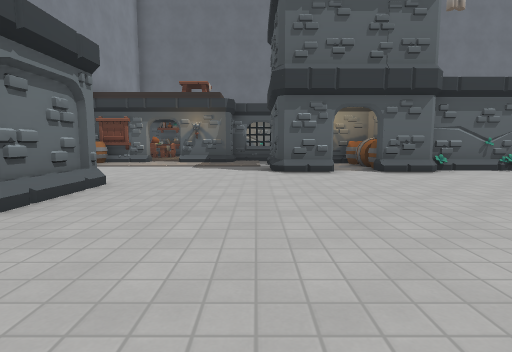
View 1 (above)

23 first-person views from a walk through a level from a Godot 3-D game. The camera is 1.2 m above the floor, tilts 6° down and sees 80° across. The floor is counted in squares, 2 m on a side. Each view is taken from the middle of a square. On the plan, view 1 faces up. The plan holds only what a view shows up to about 9 squares ahead; the rest is blank. Some surface patterns are stand-ins.

View 2
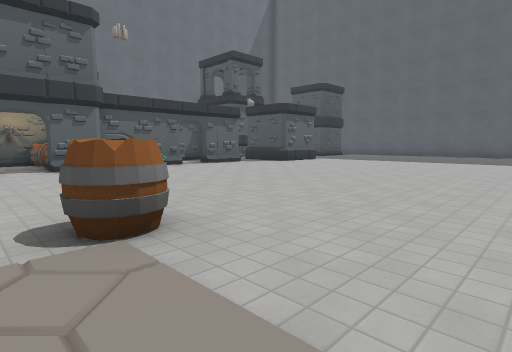

View 3
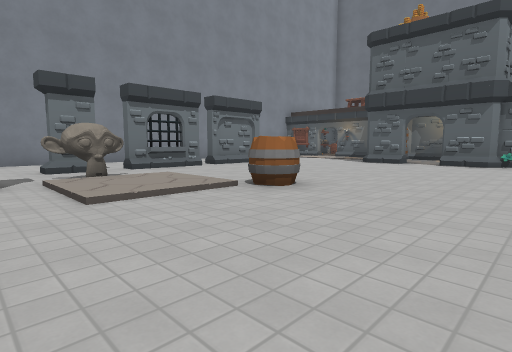

View 4
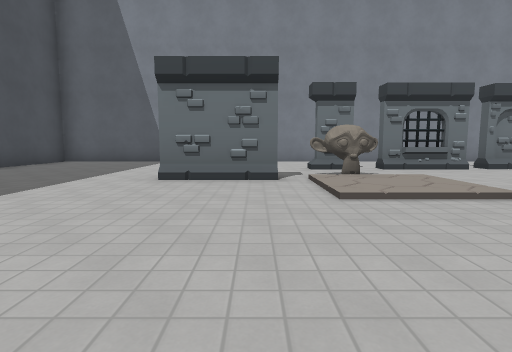

View 5
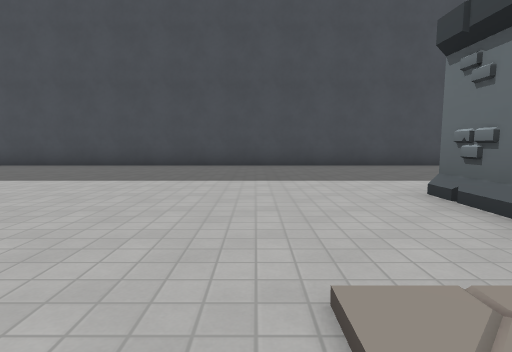

View 6
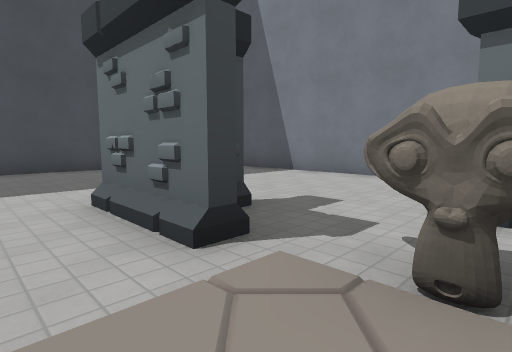

View 7
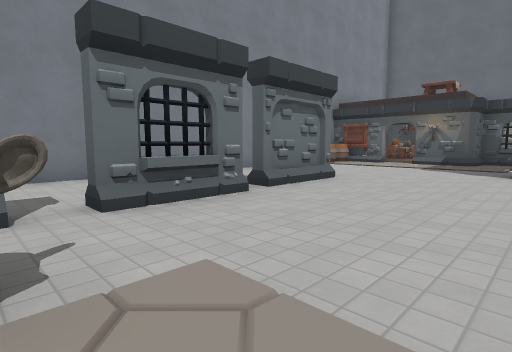

View 8
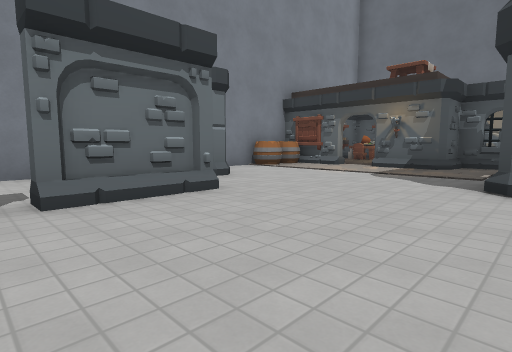

View 9
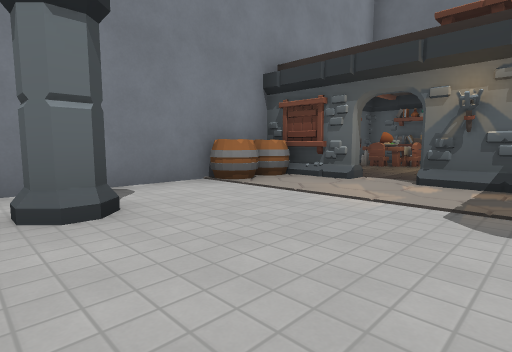

View 10
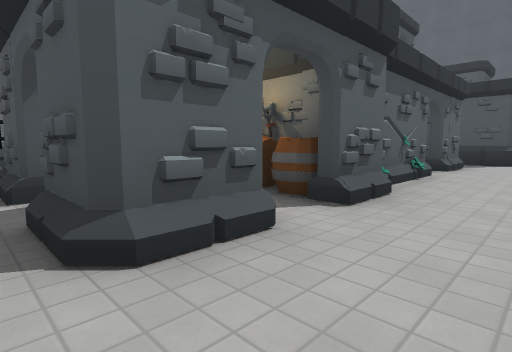

View 11
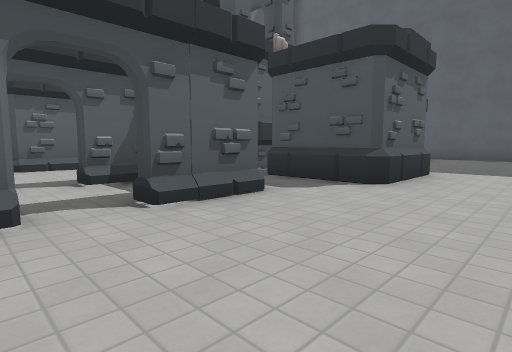

View 12
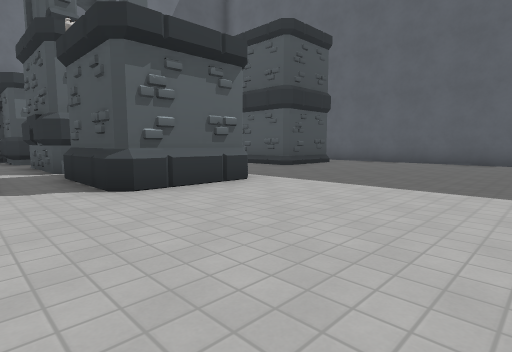

View 13
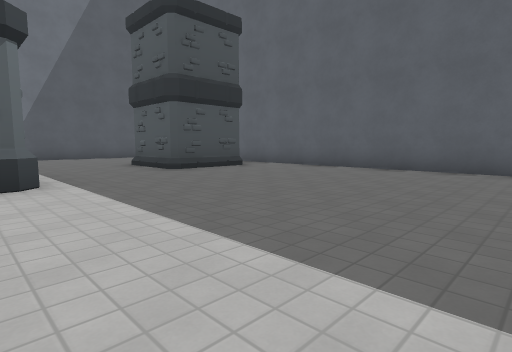

View 14
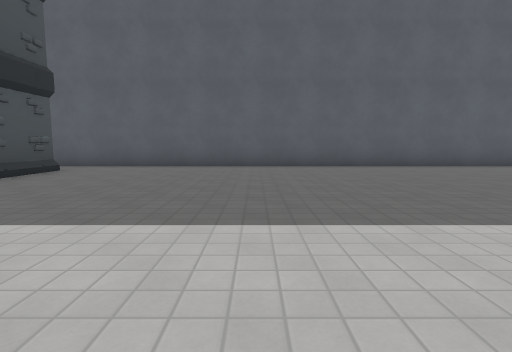

View 15
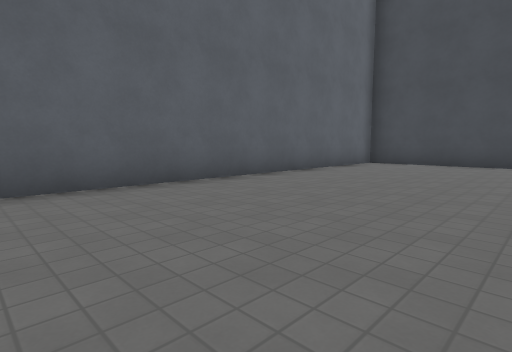

View 16
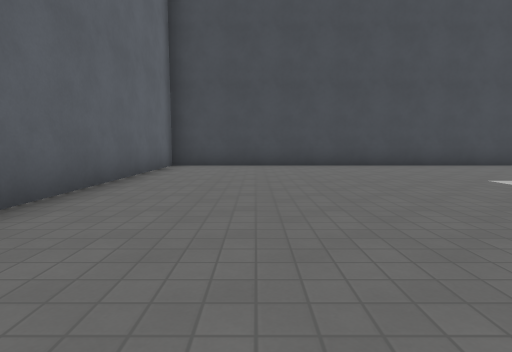

View 17
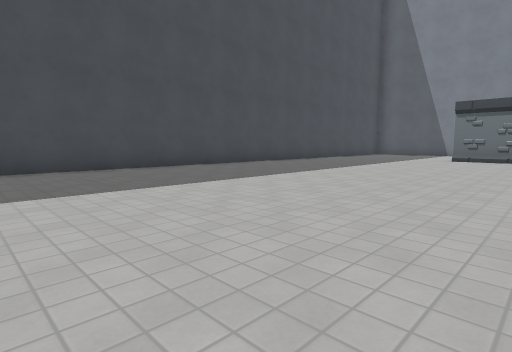

View 18
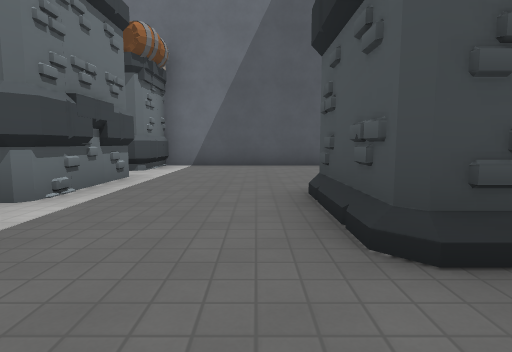

View 19
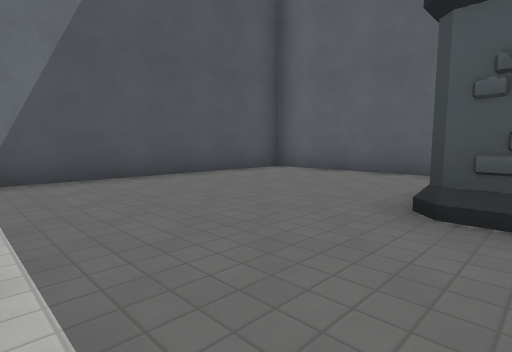

View 20
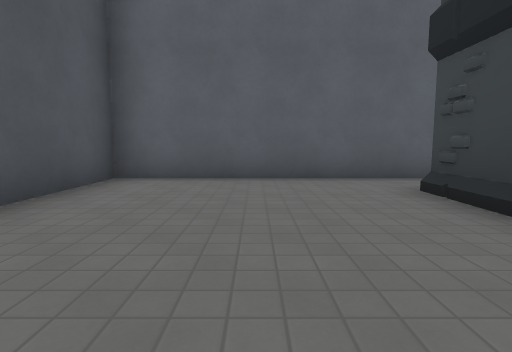

View 21
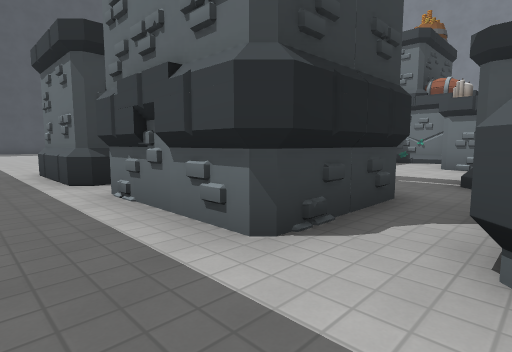

View 22
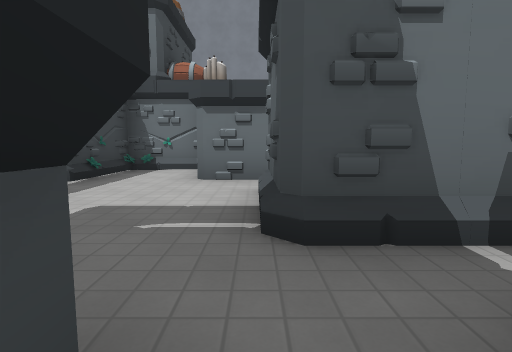

View 23
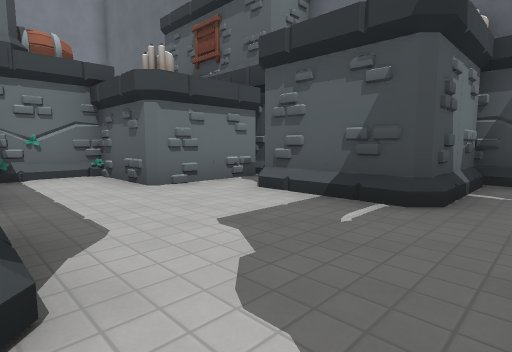

### Floor plan
Points are (right, up) in squares from view 1. A wall is a line through its corners. A room is listed if a view was taken in it or the views show most of it. See-through windows are left out.
Room 1 (views 1, 2, 3, 4, 5, 6, 7, 8, 9, 10, 11, 12, 13, 14, 15, 16, 17, 18, 19, 20, 21, 22)
walls: (5.8, 6.6) (4.6, 6.9); (6.4, 6.8) (3.8, 6.8); (10.7, 5.7) (10.5, 5.9); (8.9, 6.8) (7.3, 6.8); (5.7, 7) (4.1, 6.6); (3.6, 7.4) (3.6, 8.5); (-0.2, -0.9) (-0.7, -2.1); (-0.2, -1) (-0.2, -1.2); (-0.3, -1) (-0.4, -2); (-0.4, -0.9) (-0.4, -1.2) (-0.7, -1.4); (-0.4, -0.9) (-0.4, -1.6) (-0.8, -1.7); (-0.3, -1.3) (-0.9, -1.7); (-0.3, -1.3) (-1, -1.9); (-0.3, -1.3) (-0.5, -2.1); (-0.5, -0.9) (-0.4, -1.2) (-0.9, -2); (-0.5, -0.9) (-0.4, -1.6); (-0.4, -1.3) (-1, -1.9); (-0.6, -0.9) (-0.4, -1.2); (12.9, 6.2) (12.6, 5.9) (10.5, 5.9); (-0.4, -1.7) (-0.4, -1.8); (-0.6, -1.1) (-0.4, -1.2); (-0.6, -2.6) (-0.2, -2.6) (-0.2, -4.7); (12.7, 8.1) (12.7, 5.9); (-2.3, 0.8) (-2, 0.3); (-2.3, 2.1) (-2.3, 0) (-2.6, 0); (-2.5, 1.6) (-2.5, 0.5); (12.7, 9.1) (12.5, 8.9); (0.5, 8.8) (0.5, 9.9); (-2.5, 4.6) (-2.5, 2.5); (10.5, 11.7) (12.6, 11.7) (12.7, 11.7) (12.7, 9.1) (10.5, 9.1); (0.6, 10.9) (-0.7, 10.9); (5.9, 13.5) (3.3, 13.5); (17.9, 7.5) (15.9, 7.5) (15.8, 7.7) (15.8, 9.8); (16.6, 9.8) (17.9, 9.8); (-5.4, -3.9) (-5.4, -7.5); (0.9, 13) (-0.5, 13); (-3.4, 9.7) (-5.5, 9.7); (-5.4, 7.2) (-5.4, -2.1); (12.7, 14.5) (12.7, 12.9); (-4.1, -9.5) (19.3, -9.5) (19.3, 14.5) (12.5, 14.5) (12.5, 13.5); (-3.8, 14.5) (-4.4, 14.5)
ways out: opening at (10, 6) to room 2; opening at (11.5, 12) to room 2; opening at (7, 7) to room 3; gap at (-2, 0); gap at (-2, 2); gap at (-1, -2)
objects: barrel (-5, 8); barrel (-5, 9); other object (-5, 13); pillar (-4, 6); chair (-4, 12); plate (-4, 13); chair (-3, 13); torch (-2, 10); barrel (2, 0) to (2, 1); barrel (2, 8); barrel (3, 7); torch (3, 8); barrel (3, 9)
Room 2 (view 23)
walls: (10.5, 9.1) (10.5, 11.7); (4.6, 9.1) (5.3, 8.9); (10.4, 12.7) (10.1, 13); (4, 10.6) (3.7, 9.5); (9.1, 14) (9.1, 12.2) (7, 12.2); (3.8, 10.6) (4, 9.5); (3.9, 11.4) (3.9, 9) (6.4, 9); (10.5, 5.9) (10.5, 8.1)
ways out: opening at (10, 6) to room 1; opening at (11.5, 12) to room 1; opening at (7, 9) to room 3
objects: candle (6, 11)
Room 3 (no view inside)
walls: (8.1, 8.8) (7.2, 8.8)
ways out: opening at (7, 7) to room 1; opening at (7, 9) to room 2

Positions as (right, up) in squares from view 1, and headings:
1: (0, 0), facing up
2: (1, -2), facing up-right
3: (5, -3), facing up-left
4: (5, -3), facing left
5: (2, -1), facing down
6: (1, -1), facing down-left
7: (1, -1), facing up-left
8: (1, 2), facing up-left
9: (-1, 5), facing up-left
10: (0, 5), facing up-right
11: (6, 4), facing up-right
12: (9, 2), facing up-right
13: (12, 1), facing up-right
14: (11, 3), facing right
15: (15, 0), facing down-right
16: (17, -1), facing down
17: (12, -2), facing down-left
18: (15, 6), facing up
19: (13, 9), facing up-right
20: (14, 12), facing right
21: (14, 13), facing down-left
22: (11, 12), facing left
23: (10, 9), facing up-left
